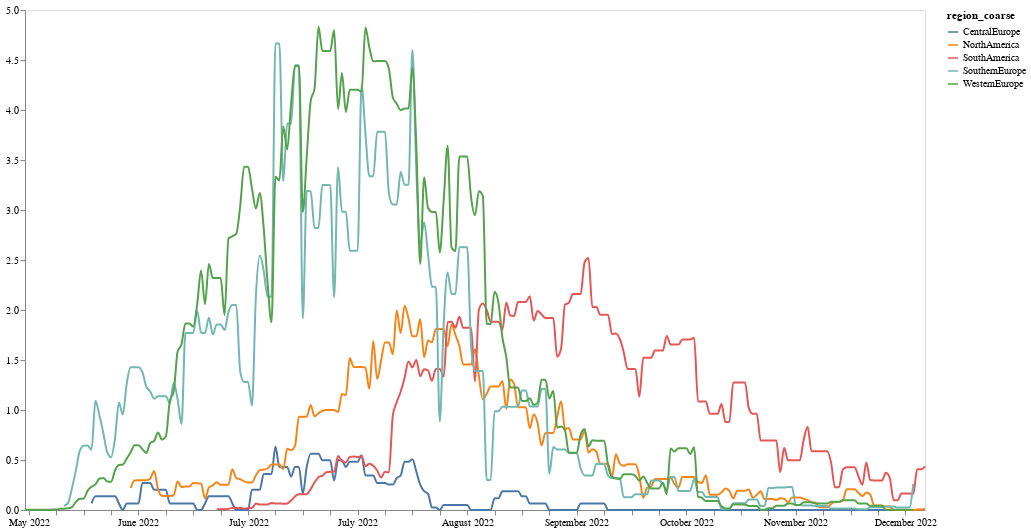

The notebook cell saved with this chart:
### Code cell
df_region_plot = df_region_plot.groupby(['region_coarse', pd.Grouper(key='date')])['new_cases_smoothed_per_million'].sum()
df_region_plot = df_region_plot.reset_index()


hosp_plot =  alt.Chart(df_region_plot, width = 750).mark_line(interpolate='monotone', opacity = 1).encode(
    x=alt.X('date:T', axis=alt.Axis(title=None, grid=False, format="%B %Y")),
    y=alt.Y('new_cases_smoothed_per_million:Q',axis=alt.Axis(title = "", grid=False)),
    color = alt.Color("region_coarse:N")).properties(
    width=900,
    height=500
)
hosp_plot

### Figure 1 — Vega-Lite specification as saved in the notebook (floating-point values rounded to 4 significant figures; data arrays with more than 128 entries replaced by an {"elided": "..."} marker saying what was removed)
{"config": {"view": {"continuousWidth": 400, "continuousHeight": 300}}, "data": {"name": "data-4532d6fdac9e5c20b6b15c4b37cd4815"}, "mark": {"type": "line", "interpolate": "monotone", "opacity": 1}, "encoding": {"color": {"field": "region_coarse", "type": "nominal"}, "x": {"axis": {"format": "%B %Y", "grid": false, "title": null}, "field": "date", "type": "temporal"}, "y": {"axis": {"grid": false, "title": ""}, "field": "new_cases_smoothed_per_million", "type": "quantitative"}}, "height": 500, "width": 900, "$schema": "https://vega.github.io/schema/vega-lite/v4.17.0.json", "datasets": {"data-4532d6fdac9e5c20b6b15c4b37cd4815": {"elided": "1043 records"}}}
